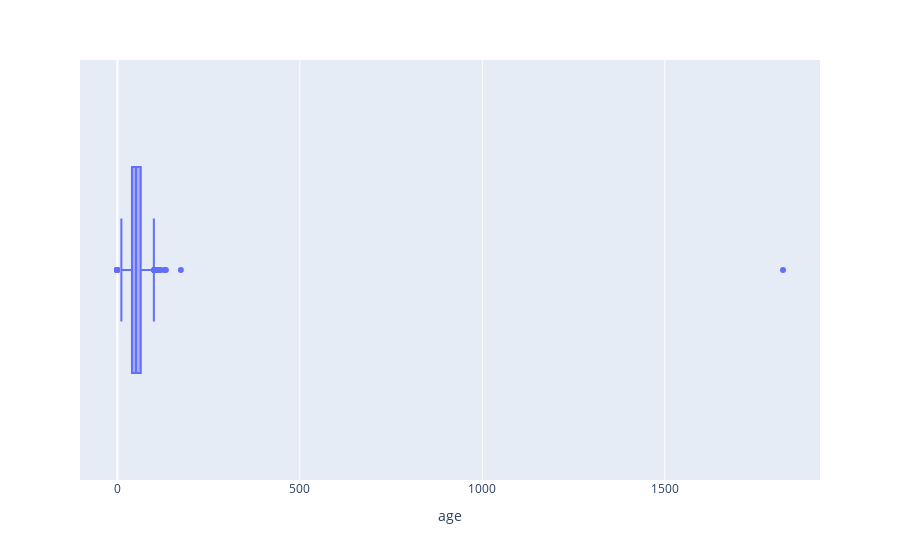

Notebook cell for this chart:
### Code cell
fig = px.box(df, x = 'age')
fig.show()

### Figure 1 — Plotly figure (JSON) as saved in the notebook; plotly's stock layout.template omitted (floating-point values rounded to 4 significant figures; data arrays with more than 128 entries replaced by an {"elided": "..."} marker saying what was removed)
{"data": [{"alignmentgroup": "True", "hovertemplate": "age=%{x}<extra></extra>", "legendgroup": "", "marker": {"color": "#636efa"}, "name": "", "notched": false, "offsetgroup": "", "orientation": "h", "showlegend": false, "type": "box", "x": {"elided": "10393 int values"}, "x0": " ", "xaxis": "x", "y0": " ", "yaxis": "y"}], "layout": {"boxmode": "group", "legend": {"tracegroupgap": 0}, "margin": {"t": 60}, "xaxis": {"anchor": "y", "domain": [0, 1], "title": {"text": "age"}}, "yaxis": {"anchor": "x", "domain": [0, 1]}}}
